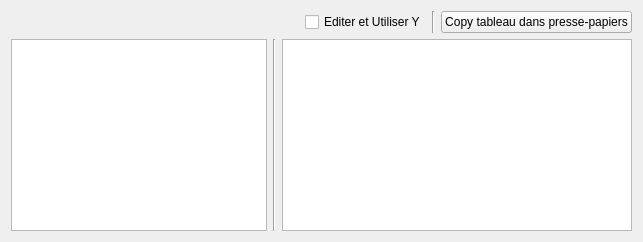
          <widget class="QWidget" name="tabWidget_images_profilesPage3">
           <attribute name="title">
            <string>Info</string>
           </attribute>
           <layout class="QVBoxLayout" name="verticalLayout_15">
            <item>
             <layout class="QHBoxLayout" name="horizontalLayout_15">
              <item>
               <spacer name="horizontalSpacer">
                <property name="orientation">
                 <enum>Qt::Horizontal</enum>
                </property>
                <property name="sizeHint" stdset="0">
                 <size>
                  <width>40</width>
                  <height>20</height>
                 </size>
                </property>
               </spacer>
              </item>
              <item>
               <widget class="QCheckBox" name="checkBox_useYi">
                <property name="text">
                 <string>Editer et Utiliser Y</string>
                </property>
               </widget>
              </item>
              <item>
               <widget class="Line" name="line_8">
                <property name="orientation">
                 <enum>Qt::Vertical</enum>
                </property>
               </widget>
              </item>
              <item>
               <widget class="QPushButton" name="pushButton_copy_table_in_Clipboard">
                <property name="text">
                 <string>Copy tableau dans presse-papiers</string>
                </property>
               </widget>
              </item>
             </layout>
            </item>
            <item>
             <layout class="QHBoxLayout" name="horizontalLayout_14">
              <item>
               <widget class="QTextBrowser" name="textBrowser_resultats"/>
              </item>
              <item>
               <widget class="Line" name="line_7">
                <property name="orientation">
                 <enum>Qt::Vertical</enum>
                </property>
               </widget>
              </item>
              <item>
               <widget class="QTableWidget" name="tableWidget">
                <property name="minimumSize">
                 <size>
                  <width>350</width>
                  <height>0</height>
                 </size>
                </property>
                <property name="editTriggers">
                 <set>QAbstractItemView::AllEditTriggers</set>
                </property>
                <property name="selectionBehavior">
                 <enum>QAbstractItemView::SelectItems</enum>
                </property>
               </widget>
              </item>
             </layout>
            </item>
           </layout>
          </widget>
